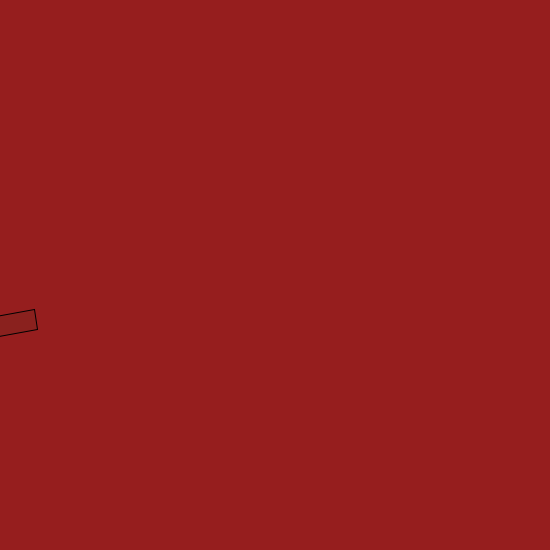
Frame 1 (no input)
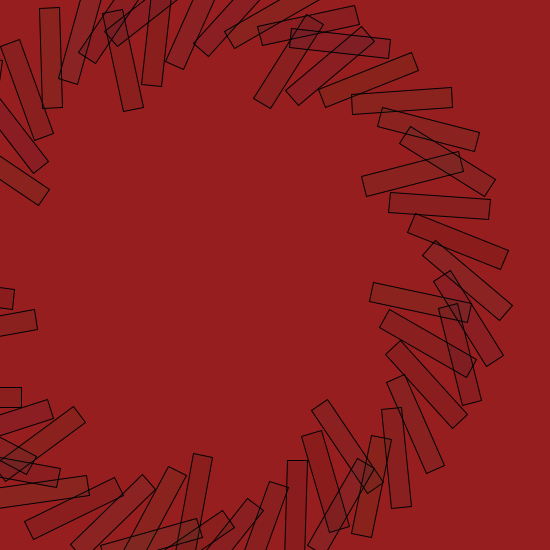
Frame 60 (the mouse pressed at the canvas centre just before this capture)
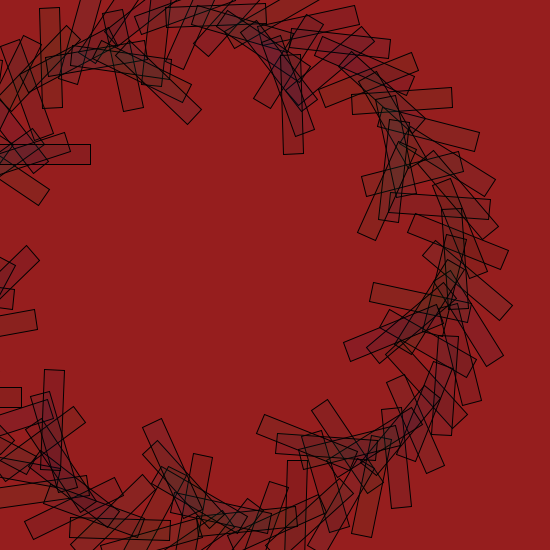
Frame 120 (the mouse held since frame 60 and released just before this capture)

The Processing sketch that drew these frames (run headless with seeded random() and noise(); from frame 60 on, the mouse is pressed at the canvas centre):

// Processing sketch: processing_38199
// ── processing_38199.pde

//A rectangle pattern that becomes a spoke and hub pattern//

int a = 150;
int b = 300;


void setup() {
  size(550, 550);
  background(150, 30, 30);

  frameRate(24);
}


void draw() {

  pushMatrix();
  translate(200, height/2);
  //puts offcenter

  rotate(radians(a));
  //turn1  
  translate(10, 100); 
  //move1    
  rotate(radians(b));
  //turn2, changes centershape
  translate(100, 100);
  //move2
  rotate(radians(b + 50));
  //turn3, changes pinwheel
  fill(0, random(100), random(100), 20);

  rect(15, 10, 20, 100); 

  popMatrix();


  a+=200;
  b++;
}
